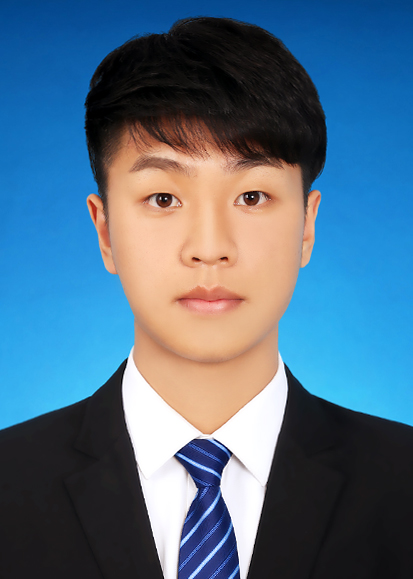
#> input picture Opencv学习/2、整体的系统学习/xiaochaosui.jpg, 413 x 579 px
$ python '6、改变颜色模型利用滚动条colorImages.py'
#> lines starting #> are read from the running program, lines starting #| are printed output that depends on the picture; after the words box and inside, x2 and y2 are one past the last pixel; in counts of white or black regions, pixels touching at a corner belong together
# author: "xiaochaosui"
# time: '2020/12/20 14:42'
# mail: '939103485@qq.com'
import cv2
import numpy as np
def empty(a):
    pass
img = cv2.imread('xiaochaosui.jpg')
#> img is the input picture: shape (579, 413, 3); mean B, G, R 132.5, 109.4, 80.5
imgHsv = cv2.cvtColor(img,cv2.COLOR_BGR2HSV)
#> imgHsv: shape (579, 413, 3); mean H, S, V 83.1, 123.5, 150.8
cv2.namedWindow('ControlWindow')
cv2.resizeWindow('ControlWindow',800,400)
cv2.createTrackbar('HueMin','ControlWindow',0,179,empty)
cv2.createTrackbar('HueMax','ControlWindow',179,255,empty)
cv2.createTrackbar('SatMin','ControlWindow',0,179,empty)
cv2.createTrackbar('SatMax','ControlWindow',179,255,empty)
cv2.createTrackbar('ValMin','ControlWindow',0,179,empty)
cv2.createTrackbar('ValMax','ControlWindow',179,255,empty)
while True:
    hueMin = cv2.getTrackbarPos('HueMin','ControlWindow')
    hueMax = cv2.getTrackbarPos('HueMax', 'ControlWindow')
    satMin = cv2.getTrackbarPos('SatMin', 'ControlWindow')
    satMax = cv2.getTrackbarPos('SatMax', 'ControlWindow')
    valMin = cv2.getTrackbarPos('ValMin', 'ControlWindow')
    valMax = cv2.getTrackbarPos('ValMax', 'ControlWindow')
    print(hueMin,hueMax,satMin,satMax,valMin,valMax)
    lowerb = np.array([hueMin,satMin,valMin])
    upperb = np.array([hueMax,satMax,valMax])
    mask = cv2.inRange(imgHsv,lowerb,upperb)
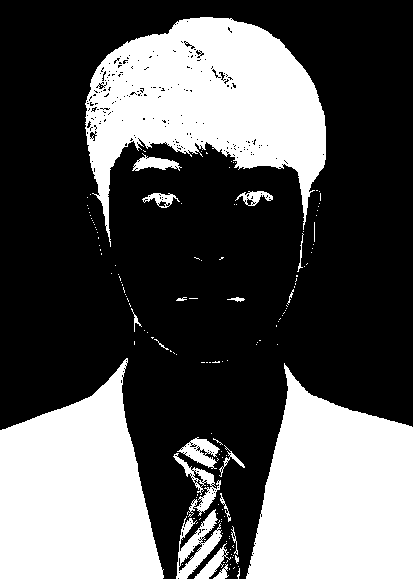
#> mask: shape (579, 413); 35.1% white; 146 white regions (124 under 20 px), largest, box (x1, y1, x2, y2) and area: (85, 17, 326, 247) 28506, (246, 363, 413, 579) 25534, (0, 358, 164, 579) 24976
    resultImg  = cv2.bitwise_and(img,img,mask = mask)
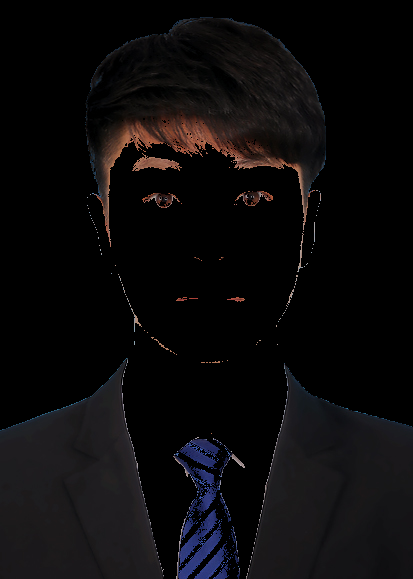
#> resultImg: shape (579, 413, 3); mean B, G, R 10.9, 9.9, 11.3
    cv2.imshow('img',img)
    cv2.imshow('imgHsv',imgHsv)
    cv2.imshow('mask', mask)
    cv2.imshow('resultImg', resultImg)
    cv2.waitKey(1)
#cv2.destroyAllWindows()
